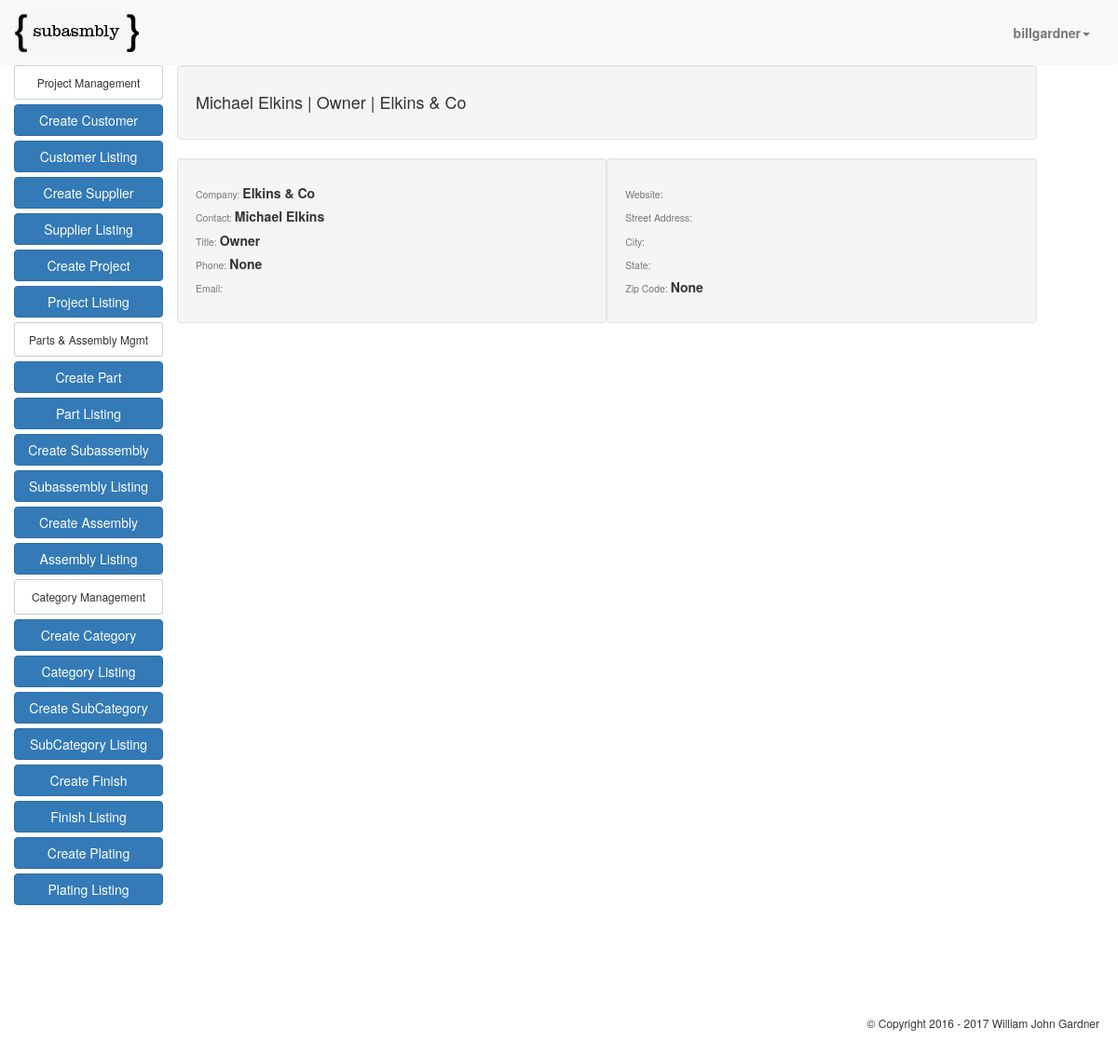
/supplier_list/57/ (signed in), run on the app's committed database.
### app/models.py (models this page shows, shortened)
class Supplier(models.Model):
    user = models.ForeignKey("auth.User", null=True, blank=True)
    first_name = models.CharField(max_length=50, null=True, blank=True)
    last_name = models.CharField(max_length=50, null=True, blank=True)
    title = models.CharField(max_length=30)
    company_name = models.CharField(max_length=25, null=True, blank=True)
    phone_number = models.IntegerField(null=True, blank=True)
    email_address = models.CharField(max_length=60, null=True, blank=True)
    twitter_account = models.CharField(max_length=25, null=True, blank=True)
    web_address = models.URLField(null=True, blank=True)
    street_address = models.CharField(max_length=50, null=True, blank=True)
    city = models.CharField(max_length=50, null=True, blank=True)
    state = models.CharField(max_length=2, null=True, blank=True)
    zip_code = models.IntegerField(null=True, blank=True)
    country = models.CharField(max_length=25, null=True, blank=True)

### app/views.py (the view)
# urls.py: url(r'^supplier_list/(?P<pk>\d+)/$', login_required(SupplierDetailView.as_view()), name="supplier_detail_view"),
class SupplierDetailView(DetailView):
    model = Supplier
    def get_queryset(self):
        return self.model.objects.filter(user=self.request.user)

### templates/app/supplier_detail.html (shortened to what this page needs)
{% extends "bom.html" %}
{% block content %}
        <div class="row">
          <div class="col-md-12 well">
            <h4>{{object.first_name}} {{object.last_name}}  |  {{object.title}}  |  {{ object.company_name}}</h4>
          </div>
          <div class="col-md-6 well">
            <h5><small>Company:  </small><strong>{{object.company_name}}</strong></h5>
            <h5><small>Contact:  </small><strong>{{object.first_name}} {{object.last_name}}</strong></h5>
            <h5><small>Title:  </small><strong>{{object.title}}</strong></h5>
            <h5><small>Phone:  </small><strong>{{object.phone_number}}</strong></h5>
            <h5><small>Email:  </small></strong></a></h5>
          </div>
          <div class="col-md-6 well">
            <h5><small>Website: </small><a href="{{ object.web_address }}"><strong>{{object.web_address}}</strong></a></h5>
            <h5><small>Street Address:  </small><strong>{{object.street_address}}</strong></h5>
            <h5><small>City:  </small><strong>{{object.city}}</strong></h5>
            <h5><small>State:  </small><strong>{{object.state}}</strong></h5>
            <h5><small>Zip Code:  </small><strong>{{object.zip_code}}</strong></h5>
          </div>
        </div>
      </div>
    </div>
{% endblock %}

### templates/bom.html (shortened to what this page needs)
{% load staticfiles %}
{% load bootstrap %}
<!DOCTYPE html>
<html>
  <head>
    <link rel="stylesheet" href="{% static "app/css/bootstrap.css" %}" media="screen" charset="utf-8">
    <link rel="stylesheet" href="{% static "app/css/main.css" %}" media="screen" charset="utf-8">
  </head>
  <body>
    <nav class="navbar navbar-default">
      <div class="container-fluid">
        <div class="navbar-header">
          <a class="navbar-brand" href="/"><img id="logo-sm" src="{% static 'app/images/logo_sm.jpg' %}" alt="Subasmbly"/></a>
        </div>
        <div class="collapse navbar-collapse" id="bs-example-navbar-collapse-1">
          <ul id="menu" class="nav navbar-nav navbar-right">
            <li class="dropdown">
              <a href="#" class="dropdown-toggle" data-toggle="dropdown" role="button" aria-haspopup="true" aria-expanded="false"><strong>{{request.user}}</strong><span class="caret"></span></a>
            </li>
          </ul>
        </div>
      </div>
    </nav>
<div class="row">
    <div id="sidenav" class="col-md-2">
      <div class="btn btn-default btn-xs btn-block"><h6>Project Management</h6></div>
      <a href="{% url 'create_customer_view' %}" type="button" class="btn btn-primary btn-block">Create Customer</a>
      <a href="{% url 'customer_list_view' %}" type="button" class="btn btn-primary btn-block">Customer Listing</a>
      <a href="{% url 'create_supplier_view' %}" type="button" class="btn btn-primary btn-block">Create Supplier</a>
      <a href="{% url 'supplier_list_view' %}" type="button" class="btn btn-primary btn-block">Supplier Listing</a>
      <a href="{% url 'create_project_view' %}" type="button" class="btn btn-primary btn-block">Create Project</a>
      <a href="{% url 'project_list_view' %}" type="button" class="btn btn-primary btn-block">Project Listing</a>
      <div class="btn btn-default btn-xs btn-block"><h6>Parts & Assembly Mgmt</h6></div>
      <a href="{% url 'create_part_view' %}" type="button" class="btn btn-primary btn-block">Create Part</a>
      <a href="{% url 'part_list_view' %}" type="button" class="btn btn-primary btn-block">Part Listing</a>
      <a href="{% url 'create_subassembly_view' %}" type="button" class="btn btn-primary btn-block">Create Subassembly</a>
      <a href="{% url 'subassembly_list_view' %}" type="button" class="btn btn-primary btn-block">Subassembly Listing</a>
      <a href="{% url 'create_assembly_view' %}" type="button" class="btn btn-primary btn-block">Create Assembly</a>
      <a href="{% url 'assembly_list_view' %}" type="button" class="btn btn-primary btn-block">Assembly Listing</a>
      <div class="btn btn-default btn-xs btn-block"><h6>Category Management</h6></div>
      <a href="{% url 'create_category_view' %}" type="button" class="btn btn-primary btn-block">Create Category</a>
      <a href="{% url 'category_list_view' %}" type="button" class="btn btn-primary btn-block">Category Listing</a>
      <a href="{% url 'create_subcategory_view' %}" type="button" class="btn btn-primary btn-block">Create SubCategory</a>
      <a href="{% url 'subcategory_list_view' %}" type="button" class="btn btn-primary btn-block">SubCategory Listing</a>
      <a href="{% url 'create_finish_view' %}" type="button" class="btn btn-primary btn-block">Create Finish</a>
      <a href="{% url 'finish_list_view' %}" type="button" class="btn btn-primary btn-block">Finish Listing</a>
      <a href="{% url 'create_plating_view' %}" type="button" class="btn btn-primary btn-block">Create Plating</a>
      <a href="{% url 'plating_list_view' %}" type="button" class="btn btn-primary btn-block">Plating Listing</a>
      <br>
      <br>
      <br>
    </div>
    <div class="col-md-9">
      {% block content %}{% endblock %}
      <footer>
        <h6><div style="float:right;">  &copy; Copyright 2016 -
           William John Gardner</div><h6>
      </footer>
</body>
</html>

### app/static/app/css/main.css (style rules this page uses)
.navbar { position: relative; min-height: 0px !important; margin-bottom: 0px !important; border: 0px solid transparent; }
#sidenav { padding-left: 30px; }
nav { padding-bottom: 10px; }
#menu { padding-top: 10px; }
footer { padding: 50px 20px; }

### data on the page
Supplier: first_name "Michael", last_name "Elkins", title "Owner", company_name "Elkins & Co", phone_number "None", zip_code "None"

### other printed values
{{ request.user }} "billgardner"
